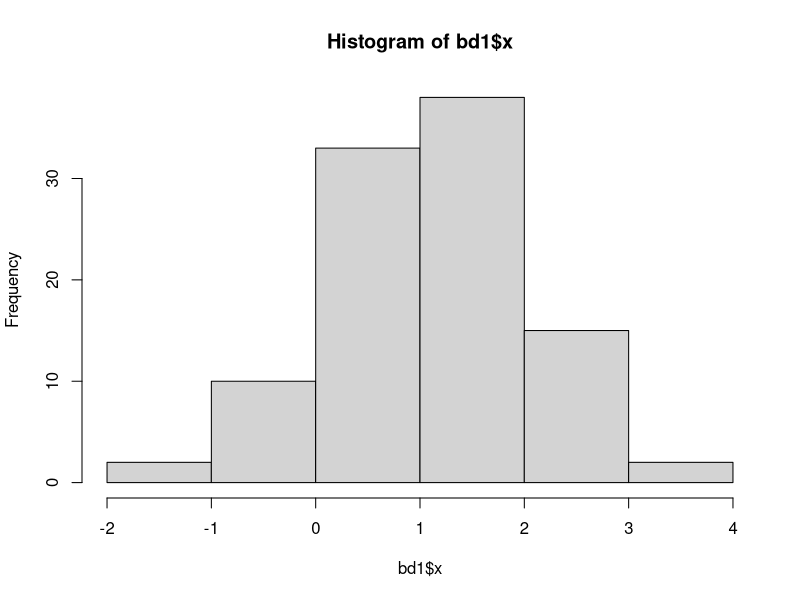
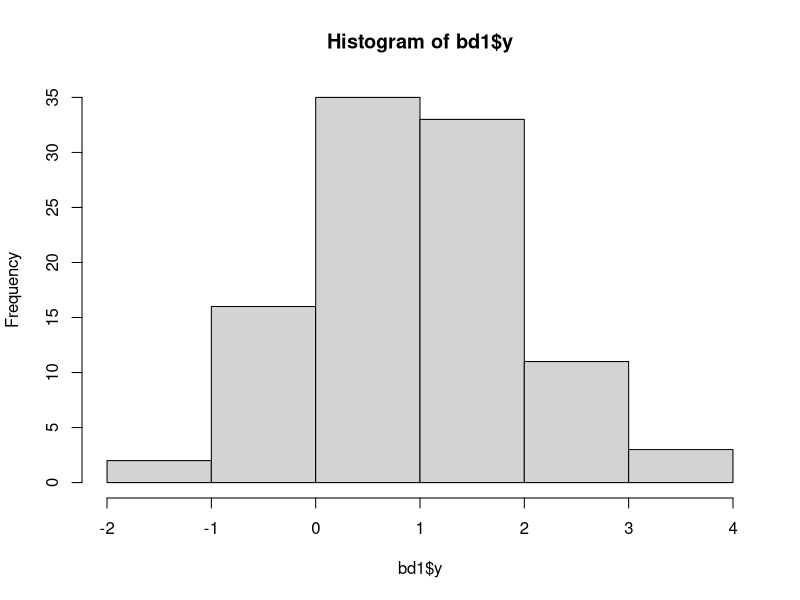

Write the R code that produced these figures, in order.
library(magrittr)
library(dplyr)

## Exemplo simulado teste t-student 

bd1 = data.frame( x = rnorm( 100, mean = 1.1, sd = 1  ),  y = rnorm( 100, mean = 1, sd = 1) )
head(bd1)

## Medias

colMeans(bd1)

### testar normalidade 

## populacao x

shapiro.test(bd1$x) # teste de normalidade
#ks.test(group1$extra)
hist(bd1$x, breaks = 4)

## populacao y

shapiro.test(bd1$y) # teste de normalidade
hist(bd1$y, breaks = 5)

### Teste das variancias homogeneas
var.test(bd1$x,bd1$y) # Variancias homogenias 

## Como as duas populacoes seguem uma distribuicao normal e as variancias entre elas sao iguais
## então podemos usar o teste t-student

t.test(bd1$x,bd1$y)

